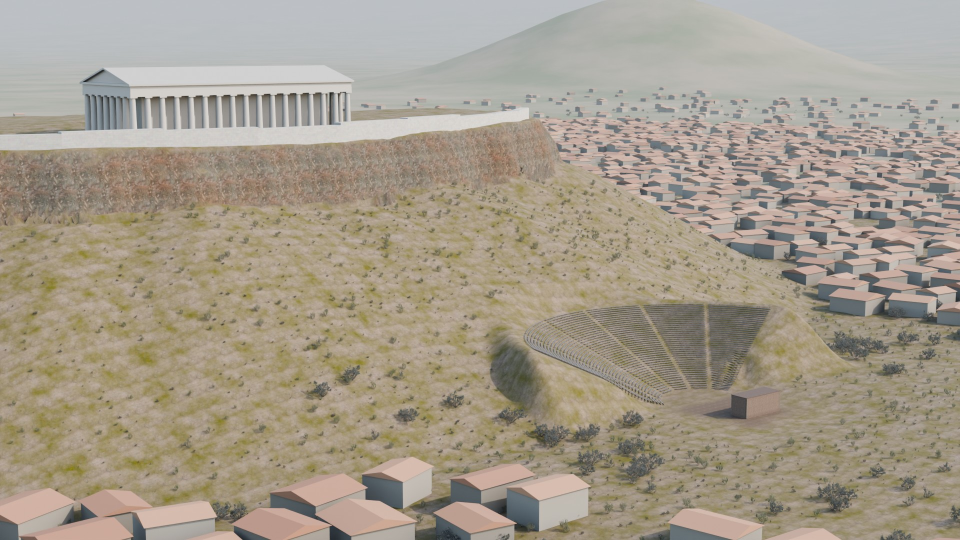
#> input picture animations/ekkyklema/3d/looktest/a_establishing.jpg, 1920 x 1080 px (shown at 1/2 size)
$ python -i overlay.py   (imports and definitions only)
#> lines starting #> are read from the running program, lines starting #| are printed output that depends on the picture
#> further down, picture is the input picture: PIL image 1920x1080 RGB; mean R, G, B 164.5, 155.1, 139.4
"""Composite the 'prompt v2' HUD, evidence gauge, breadcrumb outline, grain and vignette.

    python3 -I overlay.py IN.png OUT.png SPEC [MASK.png]

SPEC is one of the keys in SPECS below.
"""
import random
import sys

from PIL import Image, ImageChops, ImageDraw, ImageEnhance, ImageFilter, ImageFont

HERE = sys.argv[0].rsplit("/", 1)[0]
INTER = HERE + "/fonts/Inter.ttf"
DIDOT = HERE + "/fonts/GFSDidot.ttf"
INK = (29, 26, 23)
SKY = (244, 239, 230)
ACCENT = (47, 93, 115)
CLAY = (200, 116, 60)

SPECS = {
    "rollout": dict(counter="06 / 10", name="THE ROLL-OUT",
                    fact=[("ekkyklein ", "it"), ("ἐκκυκλεῖν", "gr"), ("  “to roll out”", "rg")],
                    sub="“Get rolled out!” cries Dikaiopolis to Euripides",
                    cite="Ar. Acharnians 408 · 425 BC", level=1,
                    note="Word: attested.\nWheels: inferred.", crumb="next: the tableau", box=(530, 400, 780, 480)),
    "tableau": dict(counter="07 / 10", name="THE TABLEAU",
                    fact=[("“No time to come down.”", "rg")],
                    sub="Euripides, rolled out, stays on the platform",
                    cite="Ar. Acharnians 409 · couch and pose: our reconstruction (R5)", level=2,
                    note="Couch and pose:\nour choice (R5).", crumb=None, card_x=470),
}


# [8 lines left out: function font, not called in this run]


def vignette(img, strength=0.36):
#> called with strength = 0.36
    w, h = img.size
#> w = 1920; h = 1080
    mw, mh = w // 8, h // 8
#> mw = 240; mh = 135
    m = Image.new("L", (mw, mh), 0)
#> m: PIL image 240x135 L; every value is 0
    d = ImageDraw.Draw(m)
    d.ellipse((-0.03 * mw, -0.06 * mh, 1.03 * mw, 1.06 * mh), fill=255)
    m = m.filter(ImageFilter.GaussianBlur(mw // 7)).resize((w, h), Image.BICUBIC)
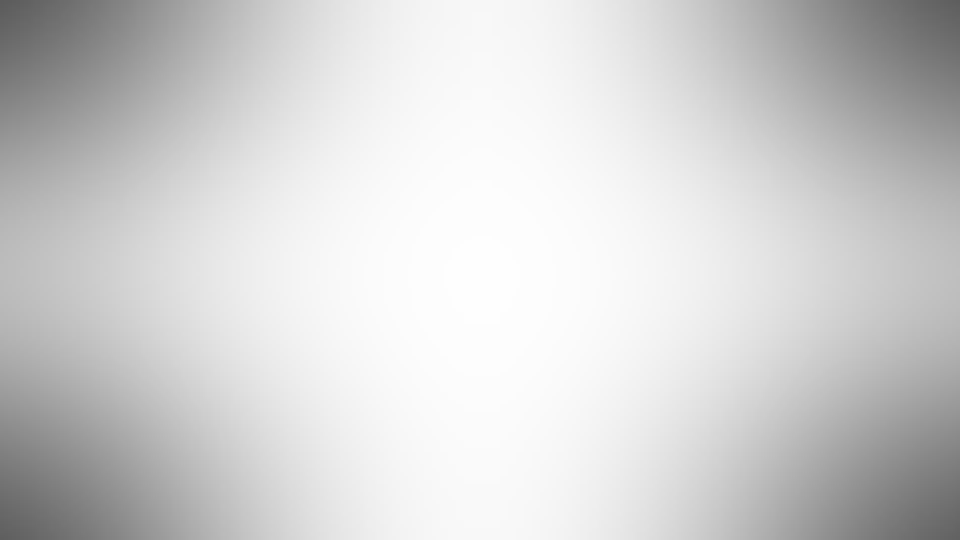
#> m: PIL image 1920x1080 L (shown at 1/2 size); min 92, max 254, mean 209.5
    dark = Image.eval(img, lambda v: int(v * (1 - strength)))
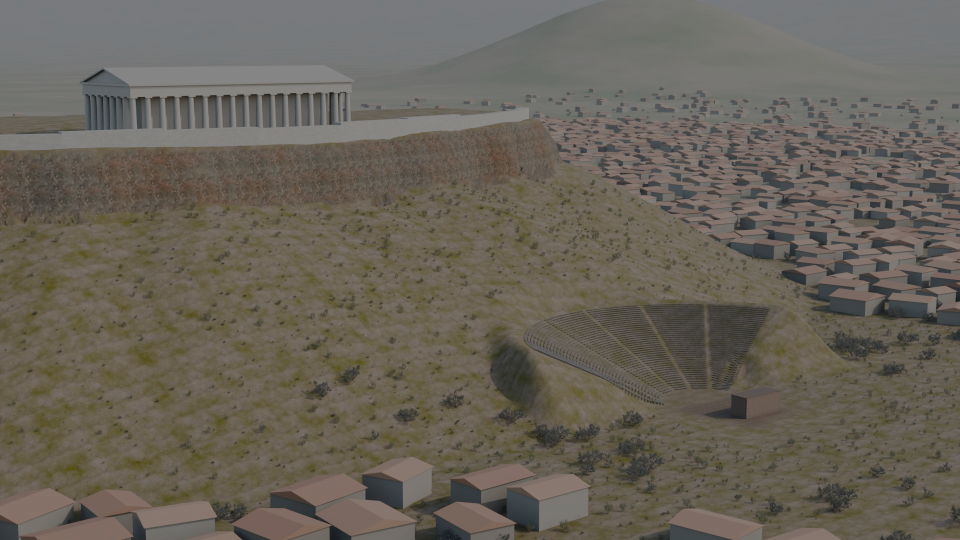
#> dark: PIL image 1920x1080 RGB (shown at 1/2 size); mean R, G, B 104.8, 98.8, 88.7
    return Image.composite(img, dark, m)
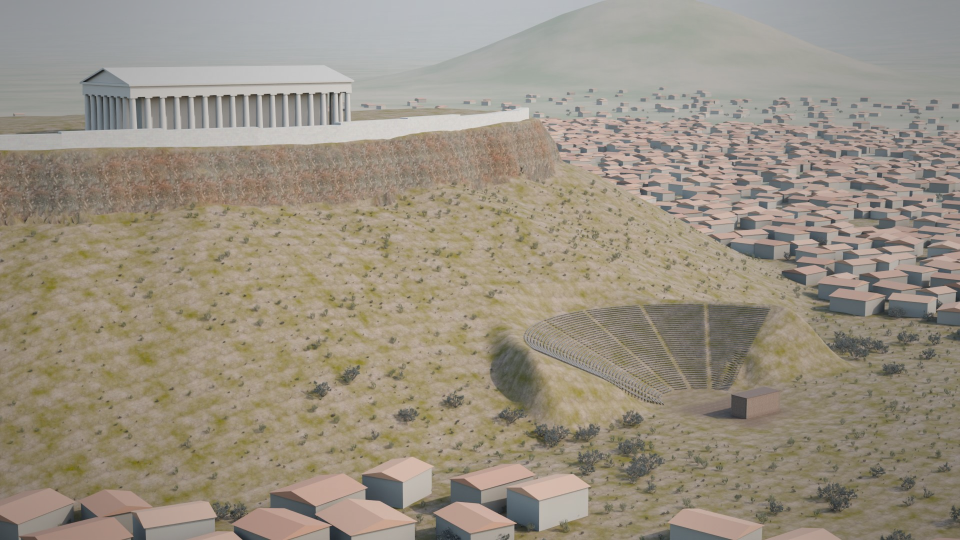
#> returned value: PIL image 1920x1080 RGB (shown at 1/2 size); mean R, G, B 153.8, 144.8, 130


# [95 lines left out: functions grain, outline, hud, main, not called in this run]


# [1 line not run here, left out]

>>> from PIL import Image
>>> picture = Image.open('../looktest/a_establishing.jpg')
>>> result = vignette(picture)
